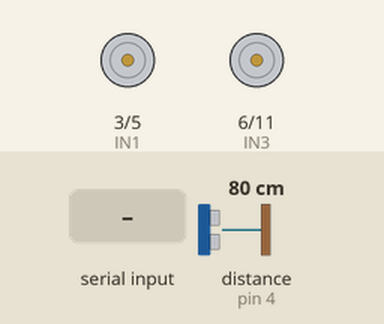
This sketch was run on a simulated Arduino Uno, built with avr-gcc and run on an emulated ATmega328P. Parts: motor-driver pin pairs drawn as motors (green arrow = first pin HIGH = forward, orange = second pin HIGH = backward, longer = more drive). Wiring (inferred from the names in the program): ultrasonic range finder: trigger pin 2; echo pin 4. The inputs (shaded band) are chosen by the test bench; at power-on: distance to the obstacle (sensor on pin 4) 80 cm. The echo pulse lasts 58.3 µs per cm; what the sketch prints to the serial monitor is not drawn.

Above: at 1.2 s.
1.3 s: "R" received over Serial
At 2.1 s:
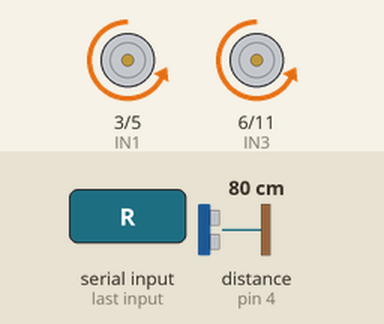
3.8 s: "F" received over Serial
At 4.6 s:
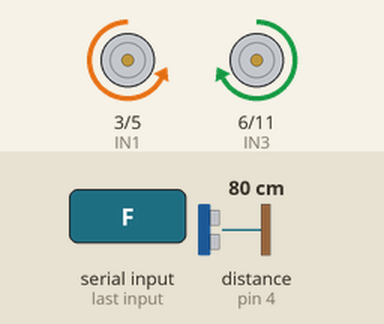
6.3 s: "B" received over Serial
At 7.1 s:
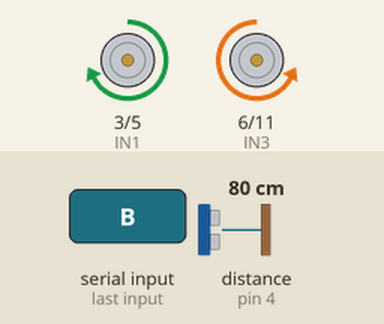
8.8 s: "L" received over Serial
At 9.3 s:
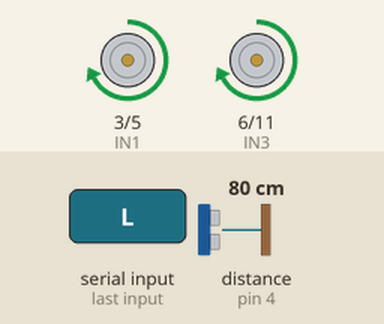
Timing chart, 0 to 11.8 s (numbered marks = the images above; inputs shaded):
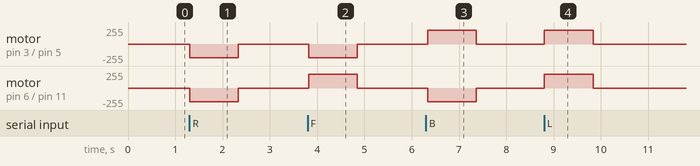

The sketch:

car_control_using_arduino_ultrasonic.ino
```cpp
#include <Arduino.h>

// Motor Driver Pins
#define IN1 3
#define IN2 5
#define IN3 6
#define IN4 11

// Bluetooth control pins
#define bluetoothTx 0
#define bluetoothRx 1

// Ultrasonic sensor pins
#define TRIG_PIN 2
#define ECHO_PIN 4


// Speed range: 0 - 255
int Speed = 204;

// Obstacle detection variables
long duration;
int distance = 0;
boolean obstacleDetected = false;

// Variables for non-blocking motor control
unsigned long motorStartTime = 0;
unsigned long motorDuration = 1000; // Set the motor run time in milliseconds

void setup() {
  // Pin mode setup
  pinMode(IN1, OUTPUT);
  pinMode(IN2, OUTPUT);
  pinMode(IN3, OUTPUT);
  pinMode(IN4, OUTPUT);
  pinMode(TRIG_PIN, OUTPUT);
  pinMode(ECHO_PIN, INPUT);

  Serial.begin(9600); // Set baud rate for Serial communication
}

void loop() {
  // Read Bluetooth input
  if (Serial.available() > 0) {
    char command = Serial.read();

    // Perform action based on command received
    switch (command) {
      case 'F':
        forward();
        break;
      case 'B':
        back();
        break;
      case 'L':
        left();
        break;
      case 'R':
        right();
        break;
      case 'S':
        Stop();
        break;
    }
  }

  // Check for obstacle using ultrasonic sensor
  detectObstacle();

  // If obstacle detected, stop the vehicle
  if (obstacleDetected) {
    Stop();
  }

  // Check if motor duration has elapsed and stop motors
  if (millis() - motorStartTime >= motorDuration) {
    Stop();
  }

  // Print distance and vehicle state
  Serial.print("Distance: ");
  Serial.print(distance);
  Serial.print(" cm, Vehicle state: ");
  Serial.println(obstacleDetected ? "Stopped" : "Running");
}

// Motor control functions
void forward() {
  analogWrite(IN3, Speed);
  analogWrite(IN2, Speed);
  motorStartTime = millis(); // Record the start time for motor execution
}

void back() {
  analogWrite(IN4, Speed);
  analogWrite(IN1, Speed);
  motorStartTime = millis(); // Record the start time for motor execution
}

void left() {
  analogWrite(IN1, Speed);
  analogWrite(IN3, Speed);
  motorStartTime = millis(); // Record the start time for motor execution
}

void right() {
  analogWrite(IN2, Speed);
  analogWrite(IN4, Speed);
  motorStartTime = millis(); // Record the start time for motor execution
}

void Stop() {
  analogWrite(IN1, 0);
  analogWrite(IN2, 0);
  analogWrite(IN3, 0);
  analogWrite(IN4, 0);
}

// Function to detect obstacles using ultrasonic sensor
void detectObstacle() {
  // Send ultrasonic sensor pulse
  digitalWrite(TRIG_PIN, LOW);
  delayMicroseconds(2);
  digitalWrite(TRIG_PIN, HIGH);
  delayMicroseconds(10);
  digitalWrite(TRIG_PIN, LOW);

  // Read the echoPin, return the sound wave travel time in microseconds
  duration = pulseIn(ECHO_PIN, HIGH);

  // Calculate the distance
  distance = duration * 0.034 / 2;

  // Check if an obstacle is detected within a specific range
  obstacleDetected = (distance < 15);
}
```

Measured:
- after the input at 1.3 s, motor on pin 3 (IN1) / pin 5 (IN2), motor on pin 6 (IN3) / pin 11 (IN4): stopped → backward 204/255 at once, → stopped 1.0 s later
- after the input at 3.8 s, motor on pin 3 (IN1) / pin 5 (IN2): stopped → backward 204/255 at once, → stopped 1.0 s later; motor on pin 6 (IN3) / pin 11 (IN4): stopped → forward 204/255 at once, → stopped 1.0 s later
- after the input at 6.3 s, motor on pin 3 (IN1) / pin 5 (IN2): stopped → forward 204/255 at once, → stopped 1.0 s later; motor on pin 6 (IN3) / pin 11 (IN4): stopped → backward 204/255 at once, → stopped 1.0 s later
- after the input at 8.8 s, motor on pin 3 (IN1) / pin 5 (IN2), motor on pin 6 (IN3) / pin 11 (IN4): stopped → forward 204/255 at once, → stopped 1.0 s later
